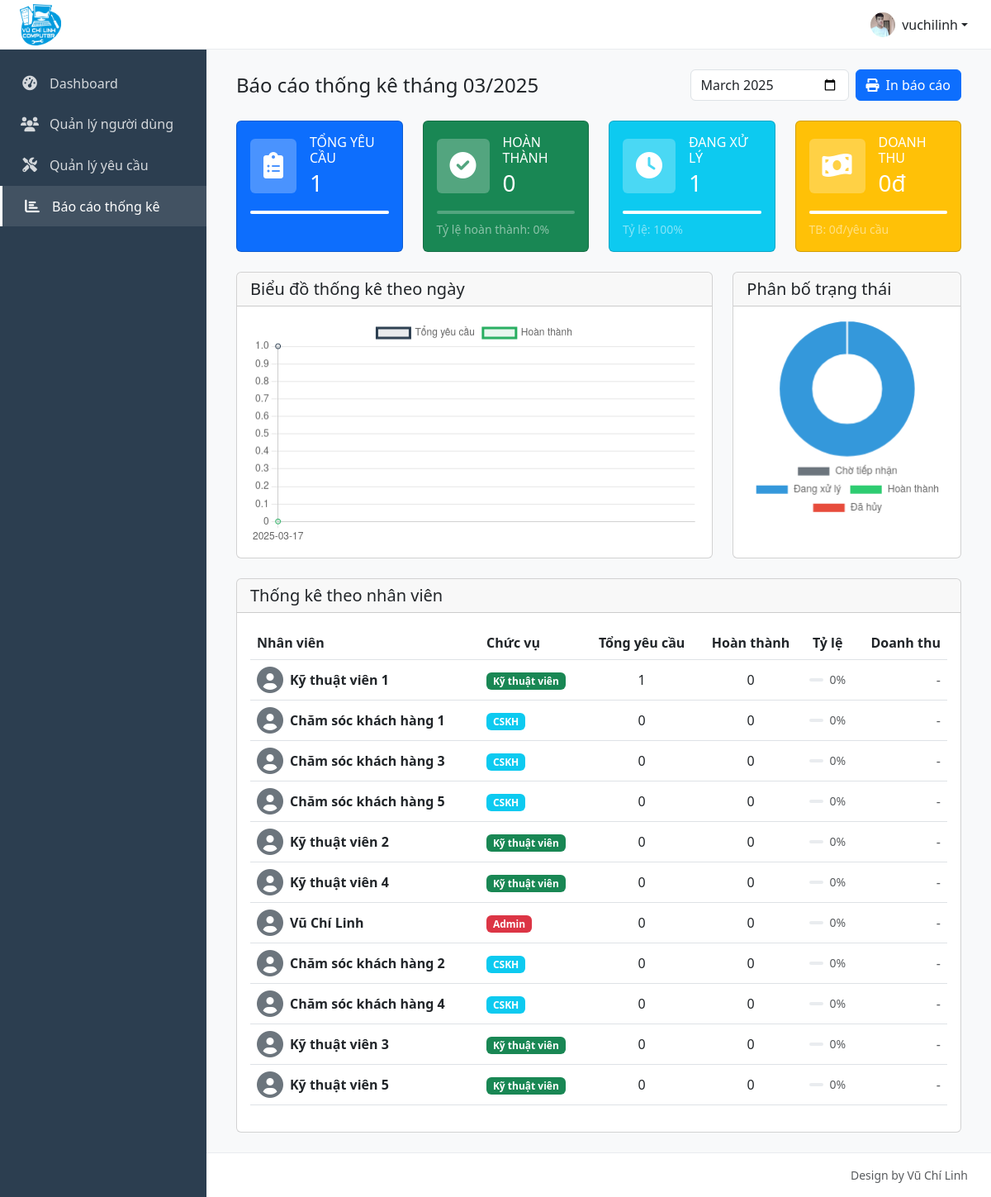
The app's page /dashboard/bao-cao/index.php (signed in) with its own data.
### tables this page shows
CREATE TABLE `user_infos` (
  `id` int NOT NULL,
  `user_id` int NOT NULL,
  `fullname` varchar(100) DEFAULT NULL,
  `phone` varchar(20) DEFAULT NULL,
  `address` text,
  `gender` enum('nam','nu') DEFAULT NULL,
  `avatar` varchar(255) DEFAULT NULL,
  `created_at` timestamp NULL DEFAULT CURRENT_TIMESTAMP,
  `update_at` timestamp NOT NULL DEFAULT CURRENT_TIMESTAMP ON UPDATE CURRENT_TIMESTAMP
);

CREATE TABLE `users` (
  `id` int NOT NULL,
  `username` varchar(50) NOT NULL,
  `password` varchar(255) NOT NULL,
  `email` varchar(100) NOT NULL,
  `created_at` timestamp NULL DEFAULT CURRENT_TIMESTAMP,
  `update_at` timestamp NOT NULL DEFAULT CURRENT_TIMESTAMP ON UPDATE CURRENT_TIMESTAMP,
  `role` tinyint NOT NULL DEFAULT '0' COMMENT 'Chức vụ (0 khách hàng, 1 admin, 2 cskh, 3 ktv)'
);

### dashboard/bao-cao/index.php (the view, shortened to what the rows shown need)
<?php
require_once '../../include/function.php';
$role_names = [
    1 => 'Admin',
    2 => 'CSKH',
    3 => 'Kỹ thuật viên'
];
$role_colors = [
    1 => 'danger',
    2 => 'info',
    3 => 'success'
];
$month = isset($_GET['month']) ? $_GET['month'] : date('Y-m');
$start_date = date('Y-m-01', strtotime($month));
$end_date = date('Y-m-t', strtotime($month));
$stmt = $pdo->prepare("
    SELECT
        COALESCE(COUNT(*), 0) as total_requests,
        COALESCE(SUM(CASE WHEN trang_thai = 0 THEN 1 ELSE 0 END), 0) as pending,
        COALESCE(SUM(CASE WHEN trang_thai IN (1,2) THEN 1 ELSE 0 END), 0) as processing,
        COALESCE(SUM(CASE WHEN trang_thai = 3 THEN 1 ELSE 0 END), 0) as completed,
        COALESCE(SUM(CASE WHEN trang_thai = 4 THEN 1 ELSE 0 END), 0) as cancelled,
        COALESCE(SUM(CASE WHEN trang_thai = 3 THEN chi_phi ELSE 0 END), 0) as total_revenue
    FROM yeu_cau_sua_chua
    WHERE DATE(created_at) BETWEEN ? AND ?
");
$stmt->execute([$start_date, $end_date]);
$stats = $stmt->fetch();
$staff_stmt = $pdo->prepare("
    SELECT
        u.id,
        u.username,
        u.role,
        ui.fullname,
        COUNT(yc.id) as total_orders,
        SUM(CASE WHEN yc.trang_thai = 3 THEN 1 ELSE 0 END) as completed_orders,
        SUM(CASE WHEN yc.trang_thai = 3 THEN yc.chi_phi ELSE 0 END) as revenue
    FROM users u
    LEFT JOIN user_infos ui ON u.id = ui.user_id
    LEFT JOIN yeu_cau_sua_chua yc ON u.id = yc.nguoi_xu_ly
        AND DATE(yc.created_at) BETWEEN ? AND ?
    WHERE u.role IN (1,2,3)
    GROUP BY u.id, u.username, u.role, ui.fullname
    ORDER BY total_orders DESC
");
$staff_stmt->execute([$start_date, $end_date]);
$staff_stats = $staff_stmt->fetchAll();
$daily_stmt = $pdo->prepare("
    SELECT
        DATE(created_at) as date,
        COUNT(*) as total,
        SUM(CASE WHEN trang_thai = 3 THEN 1 ELSE 0 END) as completed,
        SUM(CASE WHEN trang_thai = 3 THEN chi_phi ELSE 0 END) as revenue
    FROM yeu_cau_sua_chua
    WHERE DATE(created_at) BETWEEN ? AND ?
    GROUP BY DATE(created_at)
    ORDER BY date ASC
");
$daily_stmt->execute([$start_date, $end_date]);
$daily_stats = $daily_stmt->fetchAll();
require_once '../../include/layout/dashboard_header.php';
?>
<div class="container-fluid">
    <div class="card">
        <div class="card-body">
            <div class="table-responsive">
                <table class="table table-hover align-middle">
                    <thead>
                        <tr>
                            <th>Nhân viên</th>
                            <th>Chức vụ</th>
                            <th class="text-center">Tổng yêu cầu</th>
                            <th class="text-center">Hoàn thành</th>
                            <th class="text-center">Tỷ lệ</th>
                            <th class="text-end">Doanh thu</th>
                        </tr>
                    </thead>
                    <tbody>
                        <?php foreach($staff_stats as $staff): ?>
                        <tr>
                            <td>
                                <div class="d-flex align-items-center">
                                    <i class="fas fa-user-circle fa-2x text-secondary me-2"></i>
                                    <div>
                                        <div class="fw-bold">
                                            <?php echo $staff['fullname'] ?: $staff['username']; ?>
                                        </div>
                                    </div>
                                </div>
                            </td>
                            <td>
                                <span class="badge bg-<?php echo $role_colors[$staff['role']]; ?>">
                                    <?php echo $role_names[$staff['role']]; ?>
                                </span>
                            </td>
                            <td class="text-center"><?php echo $staff['total_orders']; ?></td>
                            <td class="text-center"><?php echo $staff['completed_orders']; ?></td>
                            <td class="text-center">
                                <?php
                                $rate = $staff['total_orders'] > 0 ?
                                    round(($staff['completed_orders'] / $staff['total_orders']) * 100) : 0;
                                ?>
                                <div class="d-flex align-items-center">
                                    <div class="progress flex-grow-1 me-2" style="height:4px">
                                    </div>
                                    <span class="text-muted small"><?php echo $rate; ?>%</span>
                                </div>
                            </td>
                            <td class="text-end">
                                <?php if($staff['revenue'] > 0): ?>
                                <span class="text-success">
                                    <?php echo number_format($staff['revenue'], 0, ',', '.'); ?>đ
                                </span>
                                <?php else: ?>
                                <span class="text-muted">-</span>
                                <?php endif; ?>
                            </td>
                        </tr>
                        <?php endforeach; ?>
                    </tbody>
                </table>
            </div>
        </div>
    </div>
</div>
<script>
// Dữ liệu cho biểu đồ theo ngày
const dailyData = <?php echo json_encode($daily_stats); ?>;
const dates = dailyData.map(item => item.date);
const totals = dailyData.map(item => item.total);
const completed = dailyData.map(item => item.completed);
const revenues = dailyData.map(item => item.revenue);
// Biểu đồ đường
new Chart(document.getElementById('statsChart'), {
    type: 'line',
    data: {
        labels: dates,
        datasets: [{
            label: 'Tổng yêu cầu',
            data: totals,
            borderColor: '#2c3e50',
            backgroundColor: 'rgba(44, 62, 80, 0.1)',
            fill: true
        }, {
            label: 'Hoàn thành',
            data: completed,
            borderColor: '#27ae60',
            backgroundColor: 'rgba(39, 174, 96, 0.1)',
            fill: true
        }]
    },
    options: {
        responsive: true,
        plugins: {
            legend: {
                position: 'top',
            }
        }
    }
});
// Biểu đồ tròn
new Chart(document.getElementById('statusChart'), {
    type: 'doughnut',
    data: {
        labels: ['Chờ tiếp nhận', 'Đang xử lý', 'Hoàn thành', 'Đã hủy'],
        datasets: [{
            data: [
                <?php echo $stats['pending']; ?>,
                <?php echo $stats['processing']; ?>,
                <?php echo $stats['completed']; ?>,
                <?php echo $stats['cancelled']; ?>
            ],
            backgroundColor: ['#6c757d', '#3498db', '#2ecc71', '#e74c3c']
        }]
    },
    options: {
        responsive: true,
        plugins: {
            legend: {
                position: 'bottom'
            }
        }
    }
});
</script>
<?php require_once '../../include/layout/dashboard_footer.php'; ?>

### include/layout/dashboard_header.php (shortened to what the rows shown need)
<!DOCTYPE html>
<html>
<head>
    <link href="https://cdn.jsdelivr.net/npm/bootstrap@5.3.0/dist/css/bootstrap.min.css" rel="stylesheet">
    <link href="https://cdnjs.cloudflare.com/ajax/libs/font-awesome/6.0.0/css/all.min.css" rel="stylesheet">
    <link href="/assets/css/dashboard.css" rel="stylesheet">
</head>
<body>
    <nav class="top-navbar d-flex justify-content-center align-items-center">
        <div class="container-fluid px-3">
            <div class="d-flex justify-content-center align-items-center h-100">
                <div class="dropdown">
                    <button type="button" class="btn btn-link text-dark dropdown-toggle d-flex align-items-center border-0" data-bs-toggle="dropdown">
                    <?php
                                $stmt = $pdo->prepare("SELECT avatar FROM user_infos WHERE user_id = ?");
                                $stmt->execute([$_SESSION['user_id']]);
                                $avatar = $stmt->fetchColumn();
                                if($avatar): ?>
                            <img src="/assets/media/uploads/avatars/<?php echo $avatar; ?>" class="rounded-circle me-2"
                                width="30" height="30" style="object-fit: cover;width: 30px;height: 30px;">
                            <?php else: ?>
                            <img src="/assets/media/uploads/avatars/default.jpg" class="rounded-circle me-2" width="30"
                                height="30" style="object-fit: cover;width: 30px;height: 30px;">
                            <?php endif; ?>
                        <span class="d-none d-sm-inline"><?php echo $_SESSION['username']; ?></span>
                    </button>
                </div>
            </div>
        </div>
    </nav>
    <main class="main-content">

### records on screen
user_infos: avatar (picture)
users: username "Kỹ thuật viên 1", role "Kỹ thuật viên", total_orders "1", completed_orders "0", rate "0"
users: username "Chăm sóc khách hàng 1", role "CSKH", total_orders "0", completed_orders "0", rate "0"
users: username "Chăm sóc khách hàng 3", role "CSKH", total_orders "0", completed_orders "0", rate "0"
users: username "Chăm sóc khách hàng 5", role "CSKH", total_orders "0", completed_orders "0", rate "0"
users: username "Kỹ thuật viên 2", role "Kỹ thuật viên", total_orders "0", completed_orders "0", rate "0"
users: username "Kỹ thuật viên 4", role "Kỹ thuật viên", total_orders "0", completed_orders "0", rate "0"
users: username "Vũ Chí Linh", role "Admin", total_orders "0", completed_orders "0", rate "0"
users: username "Chăm sóc khách hàng 2", role "CSKH", total_orders "0", completed_orders "0", rate "0"
users: username "Chăm sóc khách hàng 4", role "CSKH", total_orders "0", completed_orders "0", rate "0"
users: username "Kỹ thuật viên 3", role "Kỹ thuật viên", total_orders "0", completed_orders "0", rate "0"
users: username "Kỹ thuật viên 5", role "Kỹ thuật viên", total_orders "0", completed_orders "0", rate "0"

### other values on screen
$_SESSION['username'] "vuchilinh"
date('m/Y', strtotime($month)) "03/2025"
$stats['total_requests'] "1"
$stats['completed'] "0"
$completion_rate "0"
$stats['processing'] "1"
$processing_rate "100"
$stats['total_revenue'] "0"
chart data {{ json_encode($daily_stats) }} [{"0":"2025-03-17","date":"2025-03-17","1":1,"total":1,"2":"0","completed":"0","3":"0","revenue":"0"}]
chart data {{ $stats['pending'] }} 0
chart data {{ $stats['completed'] }} 0
